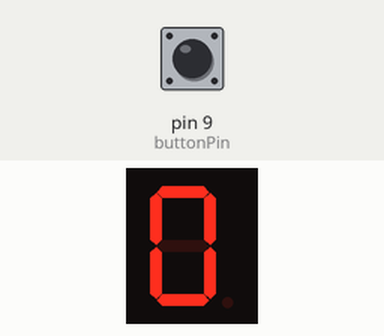
Simulated run of this sketch. Board: Arduino Uno, built with avr-gcc and run on an emulated ATmega328P. Parts: 1-digit seven-segment display. Wiring (inferred from the names in the program): 1-digit 7-segment display, segments lit when HIGH: segments pin 2, pin 3, pin 4, pin 5, pin 6, pin 7, pin 8. Inputs (shaded band) come from the test bench; at power-on: pin 9 (buttonPin) LOW. The segment pins are drawn as the display they are named for.

Above: at 1.2 s.
1.3 s: pin 9 (buttonPin) pulled HIGH for 0.15 s
At 2.5 s:
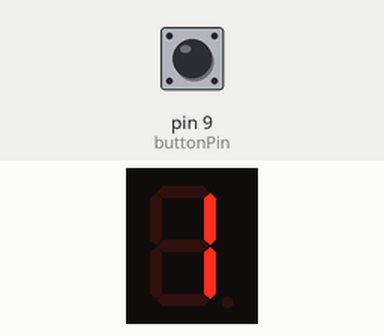
2.9 s: pin 9 (buttonPin) pulled HIGH for 1 s
At 3.9 s:
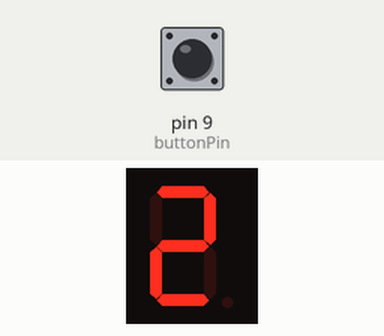
5.4 s: pin 9 (buttonPin) pulled HIGH for 0.15 s
At 5.8 s:
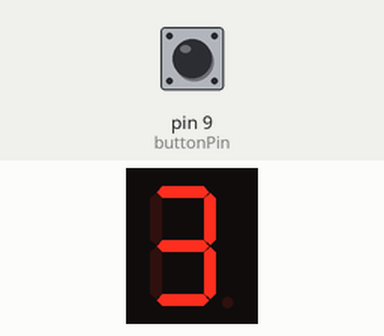
7.0 s: pin 9 (buttonPin) pulled HIGH for 3.2 s
At 8.2 s:
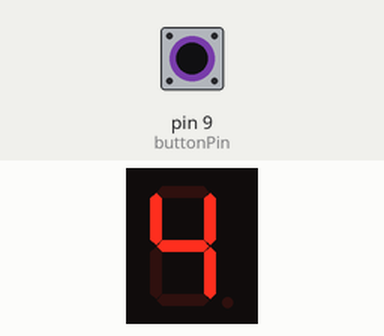
11.7 s: pin 9 (buttonPin) pulled HIGH for 0.15 s
At 12.9 s:
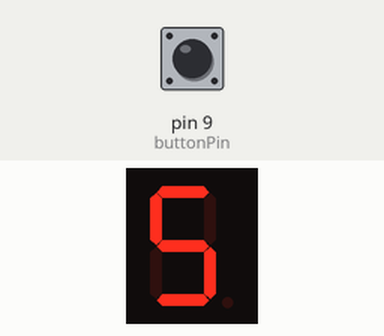
13.3 s: pin 9 (buttonPin) pulled HIGH for 1 s
At 14.2 s:
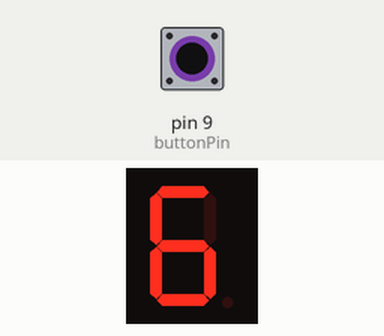
Timing chart, 0 to 16.3 s (numbered marks = the images above; inputs shaded):
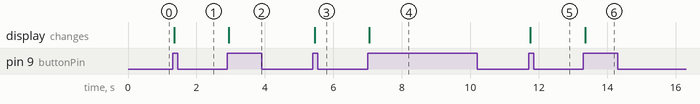

Measured:
- after the input at 1.3 s, the display: changes after 0.05 s (image 1)
- after the input at 2.9 s, the display: changes after 0.05 s (image 2)
- after the input at 5.4 s, the display: changes after 0.05 s (image 3)
- after the input at 7.0 s, the display: changes after 0.05 s (image 4)
- after the input at 11.7 s, the display: changes after 0.05 s (image 5)
- after the input at 13.3 s, the display: changes after 0.05 s (image 6)

The sketch:

bai5.ino
```cpp
// Khai báo các chân của LED 7 đoạn
const int led7Segments[7] = {2, 3, 4, 5, 6, 7, 8};  // Các chân điều khiển LED 7 đoạn
const int buttonPin = 9;  // Chân kết nối nút nhấn

int count = 0;            // Biến đếm số lần nhấn
int buttonState = 0;      // Trạng thái hiện tại của nút nhấn
int lastButtonState = 0;  // Trạng thái trước đó của nút nhấn

// Mã hiển thị số 0-9 trên LED 7 đoạn
int digits[10][7] = {
  {1, 1, 1, 1, 1, 1, 0}, // Số 0
  {0, 1, 1, 0, 0, 0, 0}, // Số 1
  {1, 1, 0, 1, 1, 0, 1}, // Số 2
  {1, 1, 1, 1, 0, 0, 1}, // Số 3
  {0, 1, 1, 0, 0, 1, 1}, // Số 4
  {1, 0, 1, 1, 0, 1, 1}, // Số 5
  {1, 0, 1, 1, 1, 1, 1}, // Số 6
  {1, 1, 1, 0, 0, 0, 0}, // Số 7
  {1, 1, 1, 1, 1, 1, 1}, // Số 8
  {1, 1, 1, 0, 0, 1, 1}  // Số 9
};

void setup() {
  // Khởi tạo các chân LED 7 đoạn là OUTPUT
  for (int i = 0; i < 7; i++) {
    pinMode(led7Segments[i], OUTPUT);
  }

  // Khởi tạo nút nhấn là INPUT
  pinMode(buttonPin, INPUT);
}

void loop() {
  // Đọc trạng thái của nút nhấn
  buttonState = digitalRead(buttonPin);

  // Kiểm tra khi nút nhấn được nhả ra sau khi bấm
  if (buttonState != lastButtonState) {
    if (buttonState == HIGH) {
      count++;  // Tăng biến đếm
      if (count > 9) {
        count = 0;  // Quay về 0 nếu vượt quá 9
      }
    }
    delay(50);  // Tránh lỗi debounce
  }

  // Lưu trạng thái của nút nhấn
  lastButtonState = buttonState;

  // Hiển thị số lần nhấn trên LED 7 đoạn
  displayDigit(count);
}

// Hàm hiển thị số lên LED 7 đoạn
void displayDigit(int num) {
  for (int i = 0; i < 7; i++) {
    digitalWrite(led7Segments[i], digits[num][i]);
  }
}
```
